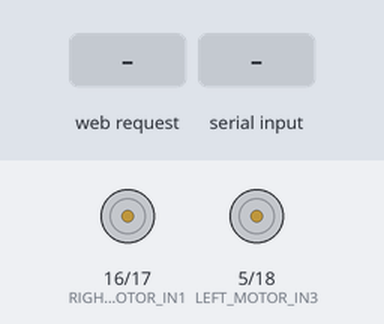
Bench run of a sketch on a simulated ESP32. Shown: motor-driver pin pairs drawn as motors (green arrow = first pin HIGH = forward, orange = second pin HIGH = backward, longer = more drive, scaled by the enable pin). The inputs (shaded band) are chosen by the test bench. WiFi joins after 1.5 s; servers stay silent unless stated; what the sketch prints to the serial monitor is not drawn.

Above: at 2.7 s.
2.8 s: HTTP request GET /forward received
At 3.9 s:
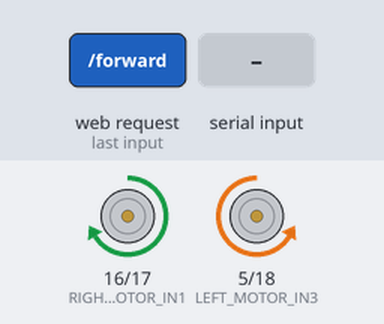
4.3 s: "-0.50,0.00\n" received over Serial
At 5.1 s:
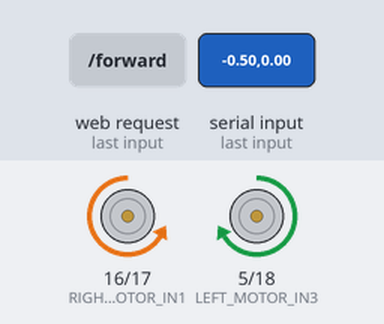
5.8 s: HTTP request GET /left received
At 6.0 s:
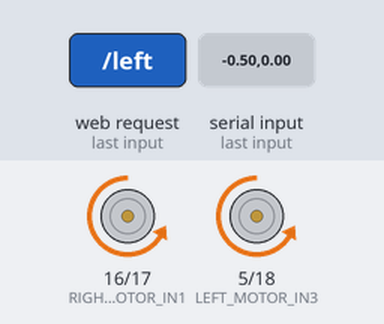
7.7 s: "0.00,0.50\n" received over Serial
At 7.9 s:
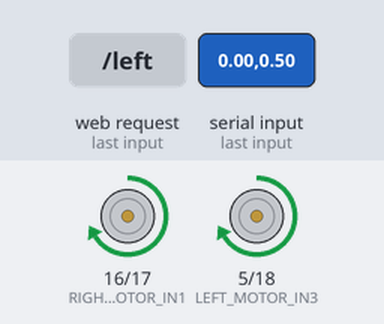
9.6 s: HTTP request GET /backward received
At 10.3 s:
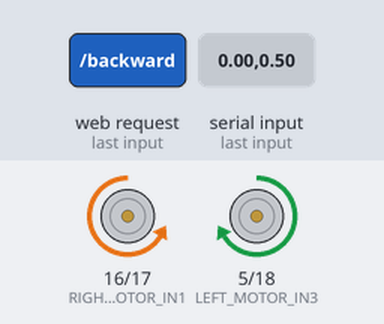
11.1 s: HTTP request GET /right received
At 12.9 s:
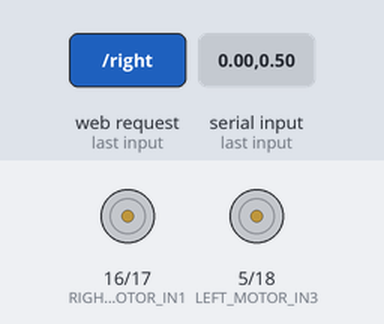
Timing chart, 0 to 14.0 s (numbered marks = the images above; inputs shaded):
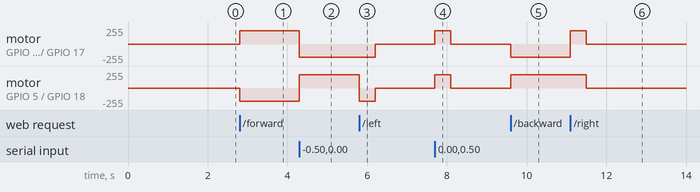

Measured:
- after the input at 2.8 s, motor on GPIO 16 (RIGHT_MOTOR_IN1) / GPIO 17 (RIGHT_MOTOR_IN2): stopped → forward 200/255 at once; motor on GPIO 5 (LEFT_MOTOR_IN3) / GPIO 18 (LEFT_MOTOR_IN4): stopped → backward 200/255 at once
- after the input at 4.3 s, motor on GPIO 16 (RIGHT_MOTOR_IN1) / GPIO 17 (RIGHT_MOTOR_IN2): forward 200/255 → backward 200/255 at once; motor on GPIO 5 (LEFT_MOTOR_IN3) / GPIO 18 (LEFT_MOTOR_IN4): backward 200/255 → forward 200/255 at once
- after the input at 5.8 s, motor on GPIO 16 (RIGHT_MOTOR_IN1) / GPIO 17 (RIGHT_MOTOR_IN2): backward 200/255 → stopped after 0.40 s; motor on GPIO 5 (LEFT_MOTOR_IN3) / GPIO 18 (LEFT_MOTOR_IN4): forward 200/255 → backward 200/255 at once, → stopped 0.40 s later
- after the input at 7.7 s, motor on GPIO 16 (RIGHT_MOTOR_IN1) / GPIO 17 (RIGHT_MOTOR_IN2), motor on GPIO 5 (LEFT_MOTOR_IN3) / GPIO 18 (LEFT_MOTOR_IN4): stopped → forward 200/255 at once, → stopped 0.40 s later
- after the input at 9.6 s, motor on GPIO 16 (RIGHT_MOTOR_IN1) / GPIO 17 (RIGHT_MOTOR_IN2): stopped → backward 200/255 at once; motor on GPIO 5 (LEFT_MOTOR_IN3) / GPIO 18 (LEFT_MOTOR_IN4): stopped → forward 200/255 at once
- after the input at 11.1 s, motor on GPIO 16 (RIGHT_MOTOR_IN1) / GPIO 17 (RIGHT_MOTOR_IN2): backward 200/255 → forward 200/255 at once, → stopped 0.40 s later; motor on GPIO 5 (LEFT_MOTOR_IN3) / GPIO 18 (LEFT_MOTOR_IN4): forward 200/255 → stopped after 0.40 s

The sketch:

esp32_motor_controller.ino
```cpp
#include <WiFi.h>
#include <WebServer.h>

// WiFi credentials
const char* ssid = "TAKTUS2.4G";
const char* password = "subtletech";

// A: right motor, B: left motor
#define RIGHT_MOTOR_IN1 16
#define RIGHT_MOTOR_IN2 17
#define LEFT_MOTOR_IN3  5
#define LEFT_MOTOR_IN4  18
#define RIGHT_MOTOR_ENA 4
#define LEFT_MOTOR_ENB  19

const int ROTATE_DURATION = 400;  // ~10° turn duration
const int ROTATE_PAUSE = 200;

WebServer server(80);

// ===== MOTOR FUNCTIONS =====
void moveForward() {
  Serial.println("moving forward");
  digitalWrite(RIGHT_MOTOR_IN1, HIGH);
  digitalWrite(RIGHT_MOTOR_IN2, LOW);
  digitalWrite(LEFT_MOTOR_IN3, LOW);
  digitalWrite(LEFT_MOTOR_IN4, HIGH);
}

void moveBackward() {
  Serial.println("moving backward");
  digitalWrite(RIGHT_MOTOR_IN1, LOW);
  digitalWrite(RIGHT_MOTOR_IN2, HIGH);
  digitalWrite(LEFT_MOTOR_IN3, HIGH);
  digitalWrite(LEFT_MOTOR_IN4, LOW);
}

void turnLeft() {
  Serial.println("turning left");
  digitalWrite(RIGHT_MOTOR_IN1, LOW);
  digitalWrite(RIGHT_MOTOR_IN2, HIGH);
  digitalWrite(LEFT_MOTOR_IN3, LOW);
  digitalWrite(LEFT_MOTOR_IN4, HIGH);
  delay(ROTATE_DURATION);
  stopMotors();
  delay(ROTATE_PAUSE);
}

void turnRight() {
  Serial.println("turning right");
  digitalWrite(RIGHT_MOTOR_IN1, HIGH);
  digitalWrite(RIGHT_MOTOR_IN2, LOW);
  digitalWrite(LEFT_MOTOR_IN3, HIGH);
  digitalWrite(LEFT_MOTOR_IN4, LOW);
  delay(ROTATE_DURATION);
  stopMotors();
  delay(ROTATE_PAUSE);
}

void stopMotors() {
  Serial.println("stopping motors");
  digitalWrite(RIGHT_MOTOR_IN1, LOW);
  digitalWrite(RIGHT_MOTOR_IN2, LOW);
  digitalWrite(LEFT_MOTOR_IN3, LOW);
  digitalWrite(LEFT_MOTOR_IN4, LOW);
}

// ===== HTTP HANDLERS =====
void handleRoot() {
  server.send(200, "text/plain", "ESP32 Motor Controller is Online");
}

void handleForward() {
  moveForward();
  server.send(200, "text/plain", "Moving forward");
}

void handleBackward() {
  moveBackward();
  server.send(200, "text/plain", "Moving backward");
}

void handleLeft() {
  turnLeft();
  server.send(200, "text/plain", "Turning left");
}

void handleRight() {
  turnRight();
  server.send(200, "text/plain", "Turning right");
}

void handleStop() {
  stopMotors();
  server.send(200, "text/plain", "Stopping motors");
}

void handleNotFound() {
  server.send(404, "text/plain", "Command not found");
}

// ===== SETUP =====
void setup() {
  Serial.begin(115200);

  // Motor pins
  pinMode(RIGHT_MOTOR_ENA, OUTPUT);
  pinMode(RIGHT_MOTOR_IN1, OUTPUT);
  pinMode(RIGHT_MOTOR_IN2, OUTPUT);
  pinMode(LEFT_MOTOR_IN3, OUTPUT);
  pinMode(LEFT_MOTOR_IN4, OUTPUT);
  pinMode(LEFT_MOTOR_ENB, OUTPUT);

  digitalWrite(RIGHT_MOTOR_IN1, LOW);
  digitalWrite(RIGHT_MOTOR_IN2, LOW);
  digitalWrite(LEFT_MOTOR_IN3, LOW);
  digitalWrite(LEFT_MOTOR_IN4, LOW);

  analogWrite(RIGHT_MOTOR_ENA, 200);
  analogWrite(LEFT_MOTOR_ENB, 200);

  // Wi-Fi connection
  WiFi.begin(ssid, password);
  Serial.print("Connecting to WiFi");
  while (WiFi.status() != WL_CONNECTED) {
    delay(500);
    Serial.print(".");
  }
  Serial.println("\nWiFi connected!");
  Serial.print("IP Address: ");
  Serial.println(WiFi.localIP());

  // Setup routes
  server.on("/", handleRoot);
  server.on("/forward", handleForward);
  server.on("/backward", handleBackward);
  server.on("/left", handleLeft);
  server.on("/right", handleRight);
  server.on("/stop", handleStop);
  server.onNotFound(handleNotFound);

  server.begin();
  Serial.println("HTTP server started");
}

// ===== LOOP =====
void loop() {
  server.handleClient();

  // Optional: Accept serial commands too
  if (Serial.available()) {
    String command = Serial.readStringUntil('\n');
    command.trim();
    Serial.println("Received: " + command);

    if (command == "0.50,0.00" || command == "forward") moveForward();
    else if (command == "-0.50,0.00" || command == "backward") moveBackward();
    else if (command == "0.00,0.50" || command == "right") turnRight();
    else if (command == "0.00,-0.50" || command == "left") turnLeft();
    else if (command == "0.00,0.00" || command == "stop") stopMotors();
    else Serial.println("Unknown command.");
  }
}
```
